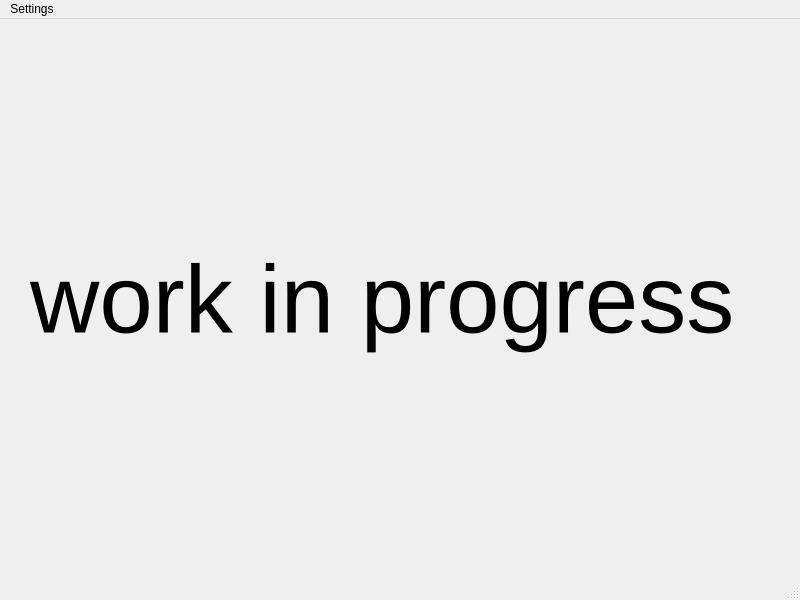
<?xml version="1.0" encoding="UTF-8"?>
<ui version="4.0">
 <class>Settings</class>
 <widget class="QMainWindow" name="Settings">
  <property name="geometry">
   <rect>
    <x>0</x>
    <y>0</y>
    <width>800</width>
    <height>600</height>
   </rect>
  </property>
  <property name="windowTitle">
   <string>MainWindow</string>
  </property>
  <widget class="QWidget" name="centralwidget">
   <widget class="QLabel" name="label">
    <property name="geometry">
     <rect>
      <x>30</x>
      <y>20</y>
      <width>751</width>
      <height>521</height>
     </rect>
    </property>
    <property name="font">
     <font>
      <pointsize>72</pointsize>
     </font>
    </property>
    <property name="text">
     <string>work in progress</string>
    </property>
   </widget>
  </widget>
  <widget class="QMenuBar" name="menubar">
   <property name="geometry">
    <rect>
     <x>0</x>
     <y>0</y>
     <width>800</width>
     <height>21</height>
    </rect>
   </property>
   <widget class="QMenu" name="menuSettings">
    <property name="title">
     <string>Settings</string>
    </property>
   </widget>
   <addaction name="menuSettings"/>
  </widget>
  <widget class="QStatusBar" name="statusbar"/>
 </widget>
 <resources/>
 <connections/>
</ui>
